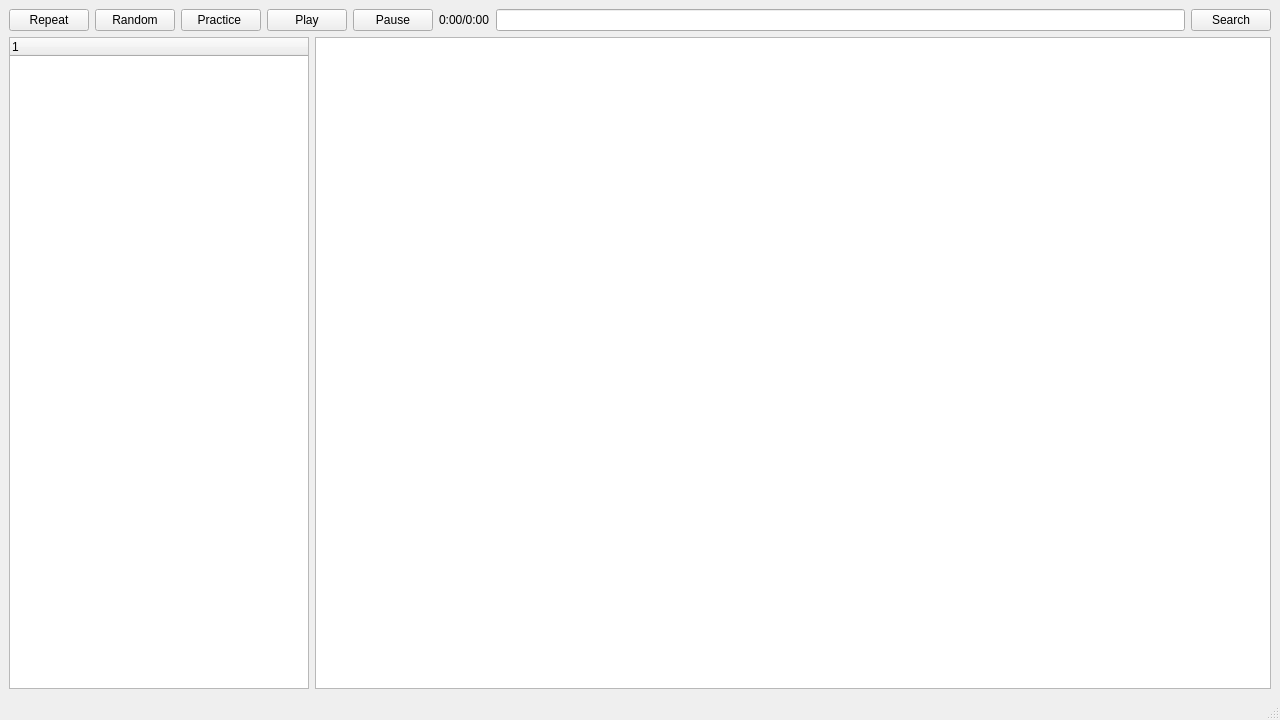
<?xml version="1.0" encoding="UTF-8"?>
<ui version="4.0">
 <class>MainWindow</class>
 <widget class="QMainWindow" name="MainWindow">
  <property name="geometry">
   <rect>
    <x>0</x>
    <y>0</y>
    <width>1280</width>
    <height>720</height>
   </rect>
  </property>
  <property name="windowTitle">
   <string>MainWindow</string>
  </property>
  <widget class="QWidget" name="centralwidget">
   <layout class="QVBoxLayout" name="verticalLayout">
    <item>
     <layout class="QHBoxLayout" name="horizontalLayout_3">
      <item>
       <widget class="QPushButton" name="pushButton_Repeat">
        <property name="maximumSize">
         <size>
          <width>16777215</width>
          <height>16777215</height>
         </size>
        </property>
        <property name="text">
         <string>Repeat</string>
        </property>
       </widget>
      </item>
      <item>
       <widget class="QPushButton" name="pushButton_Random">
        <property name="text">
         <string>Random</string>
        </property>
       </widget>
      </item>
      <item>
       <widget class="QPushButton" name="pushButton_Practice">
        <property name="text">
         <string>Practice </string>
        </property>
       </widget>
      </item>
      <item>
       <widget class="QPushButton" name="pushButton_Play">
        <property name="text">
         <string>Play</string>
        </property>
       </widget>
      </item>
      <item>
       <widget class="QPushButton" name="pushButton_Pause">
        <property name="text">
         <string>Pause</string>
        </property>
       </widget>
      </item>
      <item>
       <widget class="QLabel" name="label_Playtime">
        <property name="text">
         <string>0:00/0:00</string>
        </property>
       </widget>
      </item>
      <item>
       <widget class="QLineEdit" name="lineEdit">
        <property name="maximumSize">
         <size>
          <width>16777215</width>
          <height>16777215</height>
         </size>
        </property>
       </widget>
      </item>
      <item>
       <widget class="QPushButton" name="pushButton_Search">
        <property name="text">
         <string>Search</string>
        </property>
       </widget>
      </item>
     </layout>
    </item>
    <item>
     <layout class="QHBoxLayout" name="horizontalLayout">
      <item>
       <widget class="QTreeWidget" name="treeWidget">
        <property name="maximumSize">
         <size>
          <width>300</width>
          <height>16777215</height>
         </size>
        </property>
        <column>
         <property name="text">
          <string notr="true">1</string>
         </property>
        </column>
       </widget>
      </item>
      <item>
       <widget class="QTableWidget" name="tableWidget"/>
      </item>
     </layout>
    </item>
   </layout>
  </widget>
  <widget class="QMenuBar" name="menubar">
   <property name="geometry">
    <rect>
     <x>0</x>
     <y>0</y>
     <width>1280</width>
     <height>21</height>
    </rect>
   </property>
  </widget>
  <widget class="QStatusBar" name="statusbar"/>
 </widget>
 <resources/>
 <connections/>
</ui>
